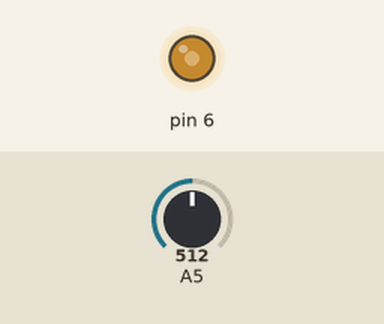
Simulated run of this sketch. Board: Arduino Uno, built with avr-gcc and run on an emulated ATmega328P. On the bench: output pins drawn as LEDs (lit = HIGH). Inputs (shaded band) come from the test bench; at power-on: A5 = 512.

Above: at 1.2 s.
1.3 s: A5 set to 716
At 2.5 s:
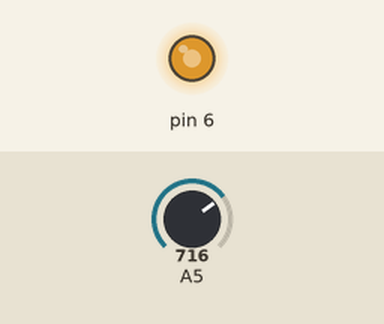
2.8 s: A5 set to 900
At 3.8 s:
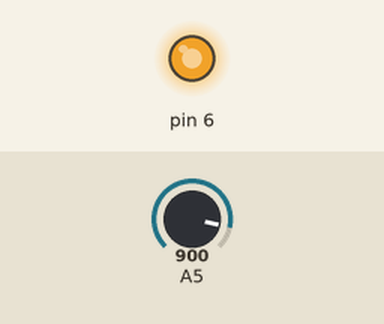
4.3 s: A5 set to 122
At 4.9 s:
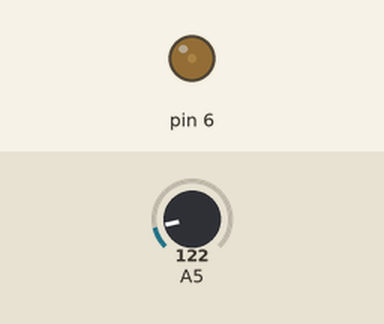
5.8 s: A5 set to 0
At 6.1 s:
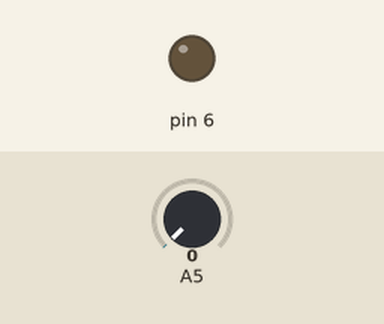
7.3 s: A5 set to 511
At 8.4 s:
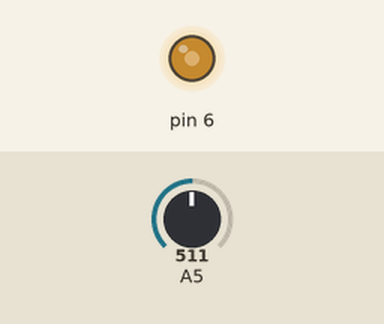
Timing chart, 0 to 9.8 s (numbered marks = the images above; inputs shaded):
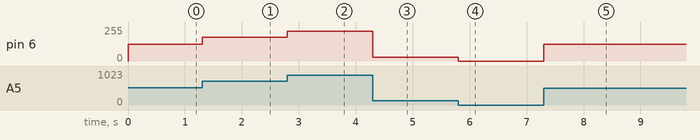

The sketch:

map.ino
```cpp
int value = 0;

void setup() {
    pinMode(A5, INPUT);
    pinMode(6, OUTPUT);
}

void loop() {
    value = analogRead(A5);
    analogWrite(6, map(value, 0, 1023, 0, 255));
}
```

Measured:
- after the input at 1.3 s, pin 6: 127/255 → 178/255 at once
- after the input at 2.8 s, pin 6: 178/255 → 224/255 at once
- after the input at 4.3 s, pin 6: 224/255 → 30/255 at once
- after the input at 5.8 s, pin 6: 30/255 → 0/255 at once
- after the input at 7.3 s, pin 6: 0/255 → 127/255 at once
